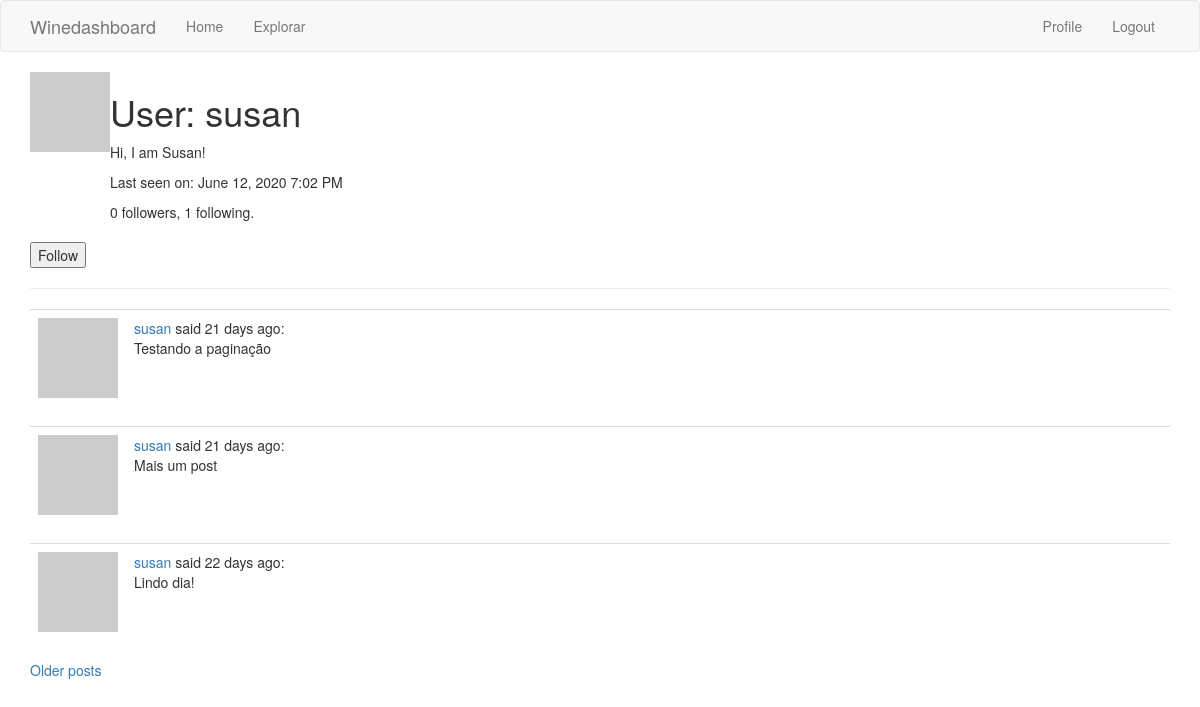
/user/susan (signed in), run on the app's committed database.
### app/models.py (models this page shows, shortened)
class User(UserMixin, db.Model):
    id = db.Column(db.Integer, primary_key=True)
    username = db.Column(db.String(64), index=True, unique=True)
    email = db.Column(db.String(120), index=True, unique=True)
    password_hash = db.Column(db.String(128))
    about_me = db.Column(db.String(140))
    last_seen = db.Column(db.DateTime, default=datetime.utcnow)
    posts = db.relationship('Post', backref='author', lazy='dynamic')
    followed = db.relationship(
        'User', secondary=followers,
        primaryjoin=(followers.c.follower_id == id),
        secondaryjoin=(followers.c.followed_id == id),
        backref=db.backref('followers', lazy='dynamic'), lazy='dynamic')
    def avatar(self, size):
        digest = md5(self.email.lower().encode('utf-8')).hexdigest()
        return 'https://www.gravatar.com/avatar/{}?d=identicon&s={}'.format(
            digest, size)
    def is_following(self, user):
        return self.followed.filter(
            followers.c.followed_id == user.id).count() > 0

class Post(db.Model):
    id = db.Column(db.Integer, primary_key=True)
    body = db.Column(db.String(140))
    timestamp = db.Column(db.DateTime, index=True, default=datetime.utcnow)
    user_id = db.Column(db.Integer, db.ForeignKey('user.id'))

### app/main/routes.py (the view)
@bp.route('/user/<username>')
@login_required
def user(username):
    user = User.query.filter_by(username=username).first_or_404()
    page = request.args.get('page', 1, type=int)
    posts = user.posts.order_by(Post.timestamp.desc()).paginate(
        page,current_app.config['POSTS_PER_PAGE'], False)
    next_url = url_for('main.user', username=user.username, page=posts.next_num) \
        if posts.has_next else None
    prev_url = url_for('main.user', username=user.username, page=posts.prev_num) \
        if posts.has_prev else None
    form = EmptyForm()
    return render_template('user.html', user=user, posts=posts.items,
                           next_url=next_url, prev_url=prev_url, form=form)

### app/main/forms.py
class EmptyForm(FlaskForm):
    submit = SubmitField('Submit')

### app/main/routes.py (called while the page is built)
@bp.before_app_request
def before_request():
    if current_user.is_authenticated:
        current_user.last_seen = datetime.utcnow()
        db.session.commit()

### app/models.py (called while the page is built)
@login.user_loader
def load_user(id):
    return User.query.get(int(id))

### app/templates/user.html (shortened to what this page needs)
{% extends "base.html" %}
{% block app_content %}
    <table>
        <tr valign="top">
            <td><img src="{{ user.avatar(128) }}"</td>
            <td>
                <h1>User: {{ user.username }}</h1>
                {% if user.about_me %}<p>{{ user.about_me }}</p>{% endif %}
                {% if user.last_seen %}
                <p>Last seen on: {{ moment(user.last_seen).format('LLL') }}</p>
                {% endif %}
                <p>{{ user.followers.count() }} followers, {{ user.followed.count() }} following.</p>
            </td>
        </tr>
    </table>
    {% if user == current_user %}
    <p><a href="{{ url_for('main.edit_profile') }}">Edit your profile</a></p>
    {% elif not current_user.is_following(user) %}
        <p>
            <form action="{{ url_for('main.follow', username=user.username) }}" method="post">
                {{ form.submit(value='Follow') }}
            </form>
        </p>
    {% endif %}
    <hr>
    {% for post in posts %}
        {% include '_post.html' %}
    {% endfor %}
    {% if next_url %}
    <a href="{{ next_url }}">Older posts</a>
    {% endif %}
{% endblock %}

### app/templates/_post.html
<table class="table table-hover">
    <tr>
        <td width="70px">
            <a href="{{ url_for('main.user', username=post.author.username) }}">
                <img src="{{ post.author.avatar(70) }}" />
            </a>
        </td>
        <td>
            <a href="{{ url_for('main.user', username=post.author.username) }}">
                {{ post.author.username }}
            </a>
            said {{ moment(post.timestamp).fromNow() }}:
            <br>
            {{ post.body }}
        </td>
    </tr>
</table>

### data on the page
User: username "susan", about_me "Hi, I am Susan!", last_seen "June 12, 2020 7:02 PM"
Post: author.username "susan", timestamp "21 days ago", body "Testando a paginação"
Post: author.username "susan", timestamp "21 days ago", body "Mais um post"
Post: author.username "susan", timestamp "22 days ago", body "Lindo dia!"

### other printed values
{{ user.followers.count() }} "0"
{{ user.followed.count() }} "1"
